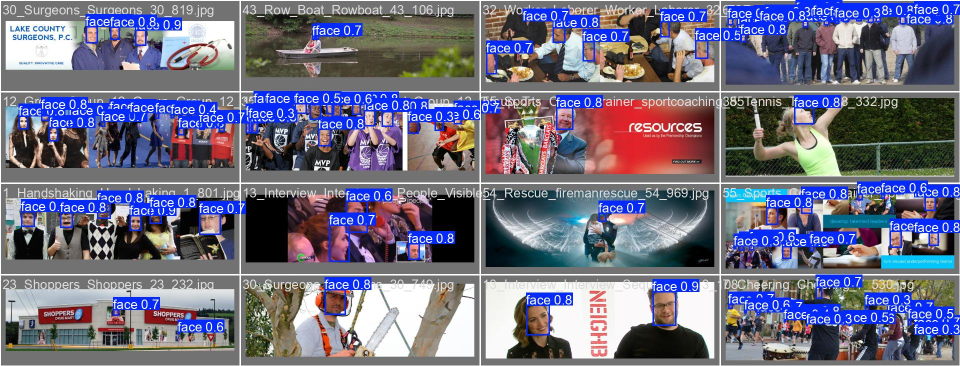
#> input picture experiments/detection/validate/val-wider300e+300e-unisets_on_alldatasets (BASE + FINETUNED)/val_batch0_pred.jpg, 1920 x 732 px (shown at 1/2 size)
$ python -i preprocess.py   (imports and definitions only)
#> lines starting #> are read from the running program, lines starting #| are printed output that depends on the picture
import cv2
import numpy as np
from typing import List, Dict, Tuple, Optional


def enhance_face_illumination(img_rgb: np.ndarray) -> np.ndarray:
    """
    Applies CLAHE on the LAB L-channel to compensate for low light and eye-socket shadows.
    Only fires under poor or uneven lighting to avoid distorting well-lit crops.
    """
    try:
        lab = cv2.cvtColor(img_rgb, cv2.COLOR_RGB2LAB)
#> lab: shape (732, 1920, 3); mean of channels 0, 1, 2 122.8, 136.6, 119.9
        l_channel = lab[:, :, 0]
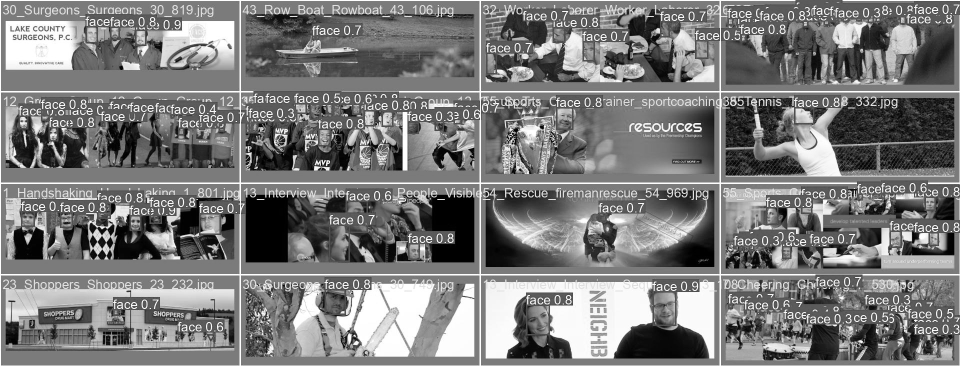
#> l_channel: shape (732, 1920) (shown at 1/2 size); min 0, max 255, mean 122.8

        mean_l = np.mean(l_channel)
#> mean_l = 122.8
        std_l = np.std(l_channel)
#> std_l = 67.13

        # Trigger only under dark (< 85) or shadowed (std > 48 and mean < 95) conditions.
        # Bright crops bypass to preserve raw micro-texture critical for spoof detection.
        if mean_l < 85.0 or (std_l > 48.0 and mean_l < 95.0):
            clahe = cv2.createCLAHE(clipLimit=1.3, tileGridSize=(8, 8))
            lab[:, :, 0] = clahe.apply(l_channel)
            return cv2.cvtColor(lab, cv2.COLOR_LAB2RGB)

        return img_rgb
    except Exception:
        return img_rgb


# [143 lines left out: functions preprocess, preprocess_batch, crop, extract_bbox_coordinates, extract_face_crops_from_detections, not called in this run]

>>> import cv2
>>> picture = cv2.cvtColor(cv2.imread('../../../../experiments/detection/validate/val-wider300e+300e-unisets_on_alldatasets (BASE + FINETUNED)/val_batch0_pred.jpg'), cv2.COLOR_BGR2RGB)
>>> result = enhance_face_illumination(picture)

$ run again, on experiments/detection/validate/val-wider300e+300e-unisets_on_alldatasets (BASE + FINETUNED)/val_batch1_pred.jpg
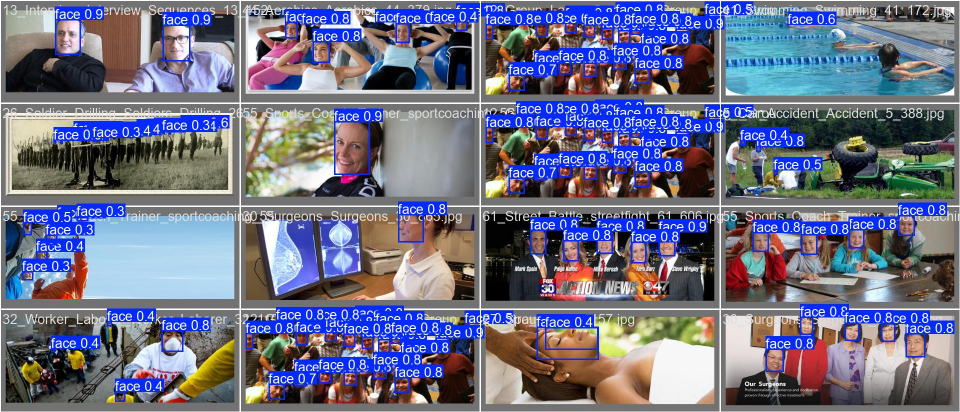
#> input picture experiments/detection/validate/val-wider300e+300e-unisets_on_alldatasets (BASE + FINETUNED)/val_batch1_pred.jpg, 1920 x 824 px (shown at 1/2 size)
#> lab: shape (824, 1920, 3); mean of channels 0, 1, 2 124.9, 137.4, 118.2
#> in enhance_face_illumination, `l_channel = lab[:, :, 0]`:
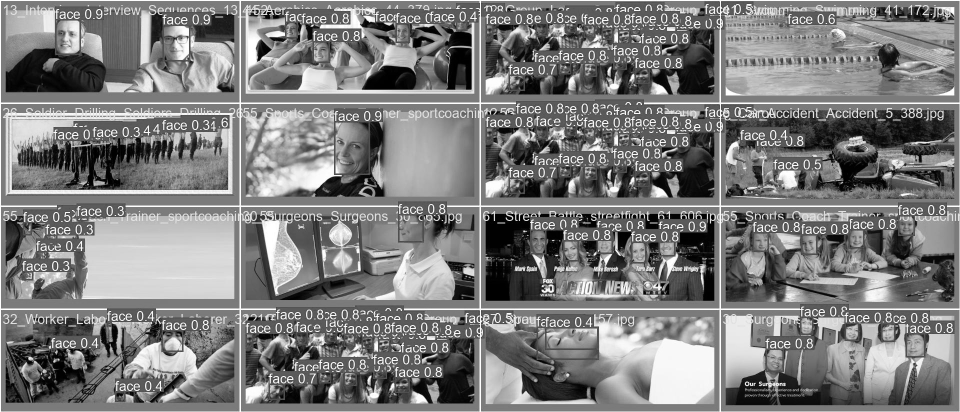
#> l_channel: shape (824, 1920) (shown at 1/2 size); min 0, max 255, mean 124.9
#> mean_l = 124.9
#> std_l = 65.46

$ run again, on experiments/detection/validate/val-wider300e+300e-unisets_on_alldatasets (BASE + FINETUNED)/val_batch2_pred.jpg
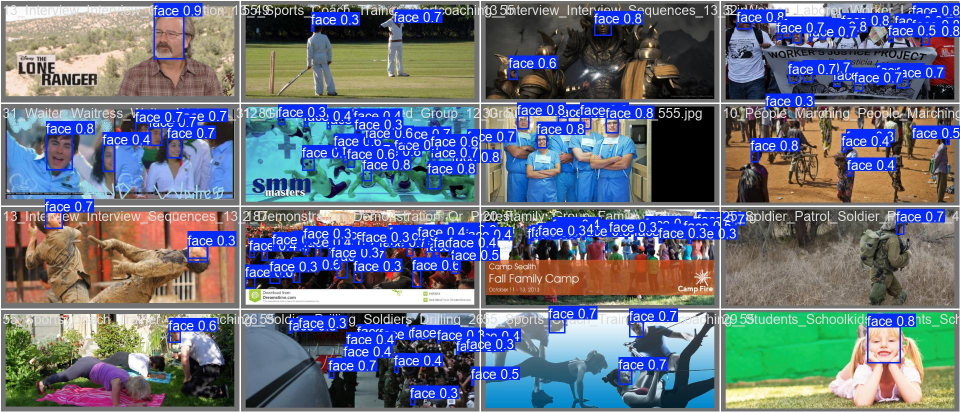
#> input picture experiments/detection/validate/val-wider300e+300e-unisets_on_alldatasets (BASE + FINETUNED)/val_batch2_pred.jpg, 1920 x 824 px (shown at 1/2 size)
#> lab: shape (824, 1920, 3); mean of channels 0, 1, 2 124.1, 134.8, 120.5
#> in enhance_face_illumination, `l_channel = lab[:, :, 0]`:
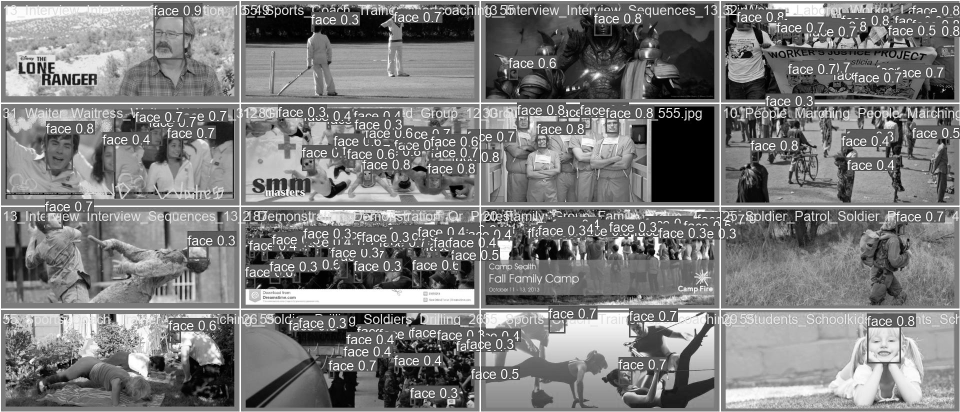
#> l_channel: shape (824, 1920) (shown at 1/2 size); min 0, max 255, mean 124.1
#> mean_l = 124.1
#> std_l = 63.63
